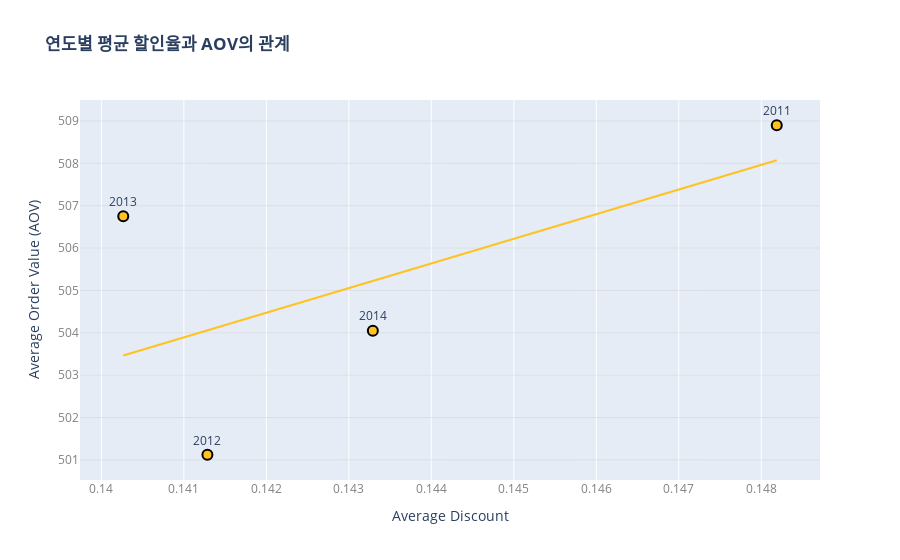

Notebook code for this chart:
### Code cell
annual_sales = df.groupby('Year')['Sales'].sum().reset_index()
annual_orders = df.groupby('Year')['Order.ID'].nunique().reset_index()
annual_discount = df.groupby('Year')['Discount'].mean().reset_index()  

# 연도별 평균 주문 금액(AOV) 계산
annual_avg_order = pd.merge(annual_sales, annual_orders, on='Year')
annual_avg_order['AOV'] = annual_avg_order['Sales'] / annual_avg_order['Order.ID']

annual_discount_vs_aov = pd.merge(annual_avg_order, annual_discount, on='Year')


fig = px.scatter(
    annual_discount_vs_aov, x='Discount', y='AOV', text=annual_discount_vs_aov['Year'],
    title="<b>연도별 평균 할인율과 AOV의 관계</b>", trendline="ols", labels={"Discount": "Average Discount", "AOV": "Average Order Value (AOV)"}
)

fig.update_traces(
    marker=dict(size=10, color="#FFC220", line=dict(width=2, color="black")),  
    textposition="top center",  
    texttemplate="%{text}"  
)

fig.update_xaxes(tickfont=dict(color="gray"))
fig.update_yaxes(showgrid=True, gridwidth=0.5, gridcolor="lightgray", tickfont=dict(color="gray"))

fig.show()

### Figure 1 — Plotly figure (JSON) as saved in the notebook; plotly's stock layout.template omitted (floating-point values rounded to 4 significant figures)
{"data": [{"hovertemplate": "Average Discount=%{x}<br>Average Order Value (AOV)=%{y}<br>Year=%{text}<extra></extra>", "legendgroup": "", "marker": {"color": "#FFC220", "line": {"color": "black", "width": 2}, "size": 10, "symbol": "circle"}, "mode": "markers+text", "name": "", "orientation": "v", "showlegend": false, "text": [2011, 2012, 2013, 2014], "textposition": "top center", "texttemplate": "%{text}", "type": "scatter", "x": [0.1482, 0.1413, 0.1403, 0.1433], "xaxis": "x", "y": [508.9, 501.1, 506.7, 504.0], "yaxis": "y"}, {"hovertemplate": "<b>OLS trendline</b><br>AOV = 581.554 * Discount + 421.893<br>R<sup>2</sup>=0.369115<br><br>Average Discount=%{x}<br>Average Order Value (AOV)=%{y} <b>(trend)</b><extra></extra>", "legendgroup": "", "marker": {"color": "#FFC220", "line": {"color": "black", "width": 2}, "size": 10, "symbol": "circle"}, "mode": "lines", "name": "", "showlegend": false, "textposition": "top center", "texttemplate": "%{text}", "type": "scatter", "x": [0.1403, 0.1413, 0.1433, 0.1482], "xaxis": "x", "y": [503.5, 504.1, 505.2, 508.1], "yaxis": "y"}], "layout": {"legend": {"tracegroupgap": 0}, "title": {"text": "<b>연도별 평균 할인율과 AOV의 관계</b>"}, "xaxis": {"anchor": "y", "domain": [0, 1], "tickfont": {"color": "gray"}, "title": {"text": "Average Discount"}}, "yaxis": {"anchor": "x", "domain": [0, 1], "gridcolor": "lightgray", "gridwidth": 0.5, "showgrid": true, "tickfont": {"color": "gray"}, "title": {"text": "Average Order Value (AOV)"}}}}
